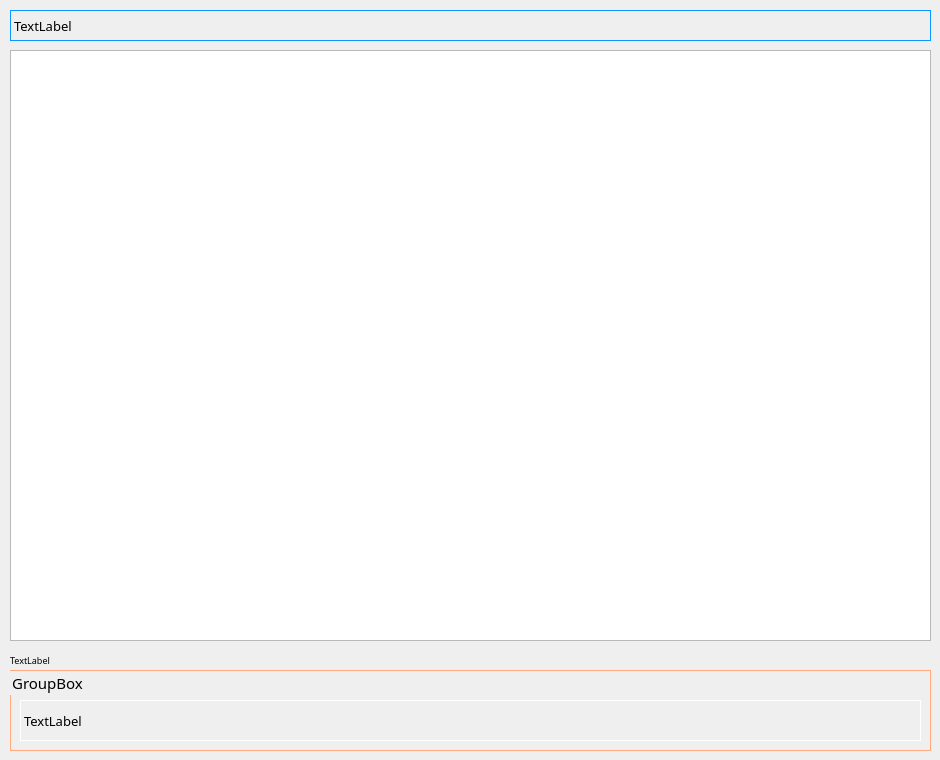
       <widget class="QWidget" name="plan_grade_wid">
        <attribute name="title">
         <string>方案成绩</string>
        </attribute>
        <widget class="QLabel" name="title_label">
         <property name="geometry">
          <rect>
           <x>10</x>
           <y>10</y>
           <width>921</width>
           <height>31</height>
          </rect>
         </property>
         <property name="font">
          <font>
           <family>黑体</family>
           <pointsize>10</pointsize>
          </font>
         </property>
         <property name="styleSheet">
          <string notr="true">border-width: 1px;border-style: solid;
border-color: rgb(12, 150, 255);</string>
         </property>
         <property name="text">
          <string>TextLabel</string>
         </property>
        </widget>
        <widget class="QTableView" name="plan_score_view">
         <property name="geometry">
          <rect>
           <x>10</x>
           <y>50</y>
           <width>921</width>
           <height>591</height>
          </rect>
         </property>
         <property name="styleSheet">
          <string notr="true">QTableView QTableCornerButton::section {
    color: white;/*文字颜色*/
    background-color: rgb(41, 139, 201);/*背景色*/
    border: 5px solid #418bc9;/*边框*/
    border-radius:0px;/*边框圆角*/
    border-color: rgb(41, 139, 201);/*边框颜色*/
    font: 10px;/*字体大小*/
    padding:0px 0 0 0px;/*内边距*/
 }

QHeaderView {
    color: white;
    font: bold 10pt;
    background-color: rgb(41, 139, 201);
    border: 0px solid rgb(144, 144, 144);
    border:0px solid rgb(191,191,191);
    border-left-color: rgba(255, 255, 255, 0);
    border-top-color: rgba(255, 255, 255, 0);
    border-radius:0px;
    min-height:29px;
}

QHeaderView::section {
    color: white;
    background-color:rgb(41, 139, 201);
    border: 5px solid #f6f7fa;
    border-radius:0px;
    border-color:rgb(41, 139, 201);
}
gridline-color: rgb(170, 255, 255);</string>
         </property>
         <attribute name="verticalHeaderVisible">
          <bool>false</bool>
         </attribute>
        </widget>
        <widget class="QGroupBox" name="plan_groupBox">
         <property name="geometry">
          <rect>
           <x>10</x>
           <y>670</y>
           <width>921</width>
           <height>81</height>
          </rect>
         </property>
         <property name="font">
          <font>
           <family>黑体</family>
           <pointsize>11</pointsize>
          </font>
         </property>
         <property name="styleSheet">
          <string notr="true">border-width: 1px;border-style: solid;
border-color: rgb(255, 170, 127);</string>
         </property>
         <property name="title">
          <string>GroupBox</string>
         </property>
         <widget class="QLabel" name="plan_info_lab">
          <property name="geometry">
           <rect>
            <x>10</x>
            <y>30</y>
            <width>901</width>
            <height>41</height>
           </rect>
          </property>
          <property name="font">
           <font>
            <family>黑体</family>
            <pointsize>10</pointsize>
           </font>
          </property>
          <property name="styleSheet">
           <string notr="true">border-width: 1px;border-style: solid;
border-color: rgb(255, 255, 255);</string>
          </property>
          <property name="text">
           <string>TextLabel</string>
          </property>
         </widget>
        </widget>
        <widget class="QLabel" name="plan_score_info_lab">
         <property name="geometry">
          <rect>
           <x>10</x>
           <y>650</y>
           <width>921</width>
           <height>21</height>
          </rect>
         </property>
         <property name="font">
          <font>
           <family>新宋体</family>
           <pointsize>7</pointsize>
          </font>
         </property>
         <property name="text">
          <string>TextLabel</string>
         </property>
        </widget>
       </widget>
